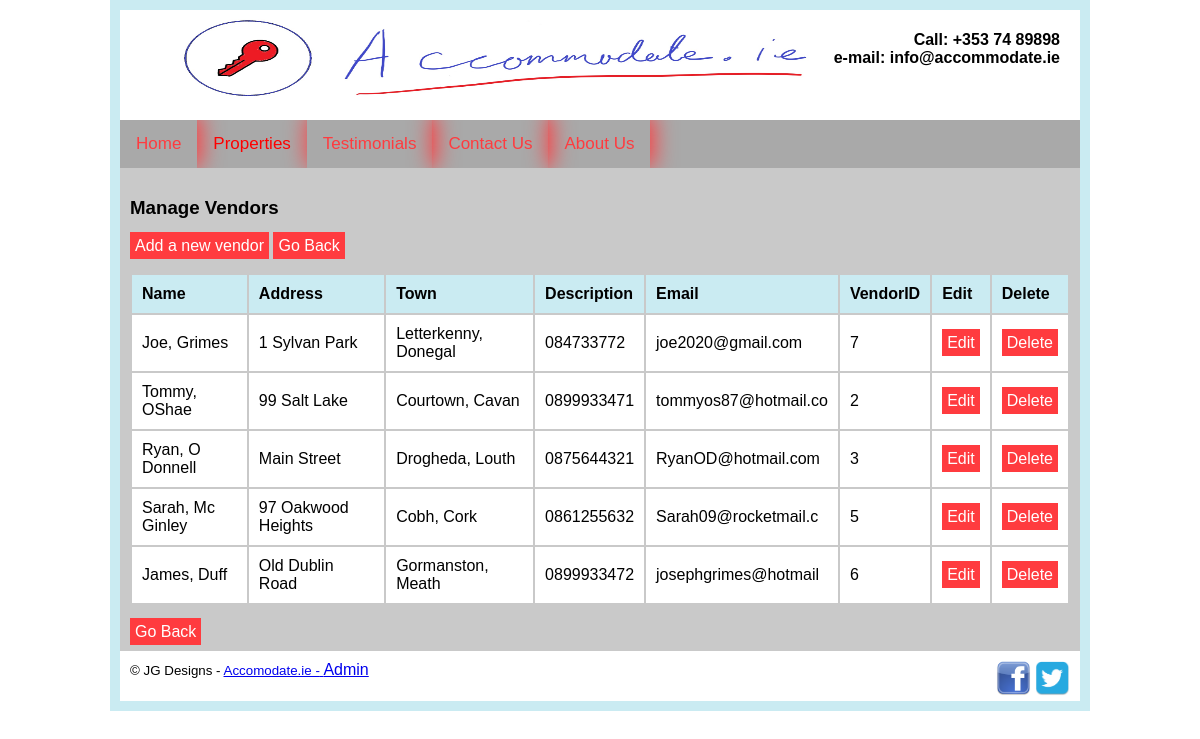
The app's page /property/managevendors.php with its own data.
### tables this page shows
CREATE TABLE `vendor` (
  `vendorid` int(11) NOT NULL,
  `surname` varchar(20) NOT NULL,
  `firstname` varchar(20) NOT NULL,
  `address1` varchar(50) NOT NULL,
  `town` varchar(20) NOT NULL,
  `county` varchar(20) NOT NULL,
  `mobile` varchar(20) NOT NULL,
  `email` varchar(20) NOT NULL
);

### property/managevendors.php (the view, shortened to what this page needs)
<!DOCTYPE HTML>
<html lang="en">
<head>
 <link rel="stylesheet" href="css/styles.css">
 </head>
<body>
<div id="container">
<div id="content">
<h3> Manage Vendors</h3>
<a href='addvendor.php?vendorid=$vendorid'>Add a new vendor</a> <a href='admin.php'>Go Back</a>
<br><br>
<div id="displayvendors">
<?php
$server="localhost";
$dbuser="root";
$password="";
$link=mysqli_connect($server,$dbuser,$password);
mysqli_select_db($link, "accommodate");
$sql="SELECT * from vendor";
$result=mysqli_query($link, $sql);
if(mysqli_num_rows($result)>0)
{
echo "<table>";
echo "<tr>
<td><strong>Name</td>
<td><strong>Address</td>
<td><strong>Town</td>
<td><strong>Description</td>
<td><strong>Email</td>
<td><strong>VendorID</td>
<td><strong>Edit</td>
<td><strong>Delete</td>
</tr>";
while($row=mysqli_fetch_array($result)) {
$vendorid=$row["vendorid"];
$firstname=$row["firstname"];
$surname=$row["surname"];
$addy=$row["address1"];
$town=$row["town"];
$county=$row["county"];
$mobile=$row["mobile"];
$email=$row["email"];
echo "<tr>
<td>$firstname, $surname</td>
<td>$addy</td>
<td>$town, $county</td>
<td>$mobile</td>
<td>$email</td>
<td>$vendorid</td>
<td><a href='editvendor.php?vendorid=$vendorid'>Edit</a></td>
<td><a href='confirmdeletevendor.php?vendorid=$vendorid'>Delete</a></td>
</tr>";
}
echo "</table>";
}
else
{
echo ("There are no vendors available at the moment");
}
?>
<br>
<a href='admin.php'>Go Back</a>
<br>
</div>
</div>
</div>
</body>
</html>

### property/css/styles.css (style rules this page uses)
body { background-color: white; }
#container { margin: auto; width: 80%; background-color: #caebf2; border: 10px solid #caebf2; }
#contact { float: right; margin-right: 20px; text-align: right; }
#header { background-color: #ffffff; height: 110px; }
#content { background-color: #c9c9c9; padding: 10px; min-height: 300px; }
#content a { background-color: #ff3b3f; color: white; text-decoration:none; padding:5px; }
#footer { background-color: #ffffff; height: 30px; padding: 10px; }
#footer #fbi { float: right }
#sitename { float: left; width: 300px; padding-top: 20px; }
#logo { float:left; width: 150px; }
table td { padding: 10px; }
table { width: 100% }
table tr:nth-child(1) { background-color: #caebf2; }
table tr { background-color:#FFFFFF; }
body { margin:0;font-family:Arial }
.topnav { overflow: hidden; background-color: #a9a9a9; }
.topnav a { box-shadow: 2px -3px 22px 2px #ff3b3f; float: left; display: block; color: #ff3b3f; text-align: center; padding: 14px 16px; text-decoration: none; font-size: 17px; }
.active { background-color: #a9a9a9; color: white; }
.dropdown { float: left; overflow: hidden; }
.dropdown .dropbtn { font-size: 17px; border: none; outline: none; color: red; padding: 14px 16px; background-color: inherit; font-family: inherit; margin: 0; }

### records on screen
vendor: firstname "Joe", surname "Grimes", address1 "1 Sylvan Park", town "Letterkenny", county "Donegal", mobile "084733772", email "joe2020@gmail.com", vendorid "7"
vendor: firstname "Tommy", surname "OShae", address1 "99 Salt Lake", town "Courtown", county "Cavan", mobile "0899933471", email "tommyos87@hotmail.co", vendorid "2"
vendor: firstname "Ryan", surname "O Donnell", address1 "Main Street", town "Drogheda", county "Louth", mobile "0875644321", email "RyanOD@hotmail.com", vendorid "3"
vendor: firstname "Sarah", surname "Mc Ginley", address1 "97 Oakwood Heights", town "Cobh", county "Cork", mobile "0861255632", email "Sarah09@rocketmail.c", vendorid "5"
vendor: firstname "James", surname "Duff", address1 "Old Dublin Road", town "Gormanston", county "Meath", mobile "0899933472", email "josephgrimes@hotmail", vendorid "6"
